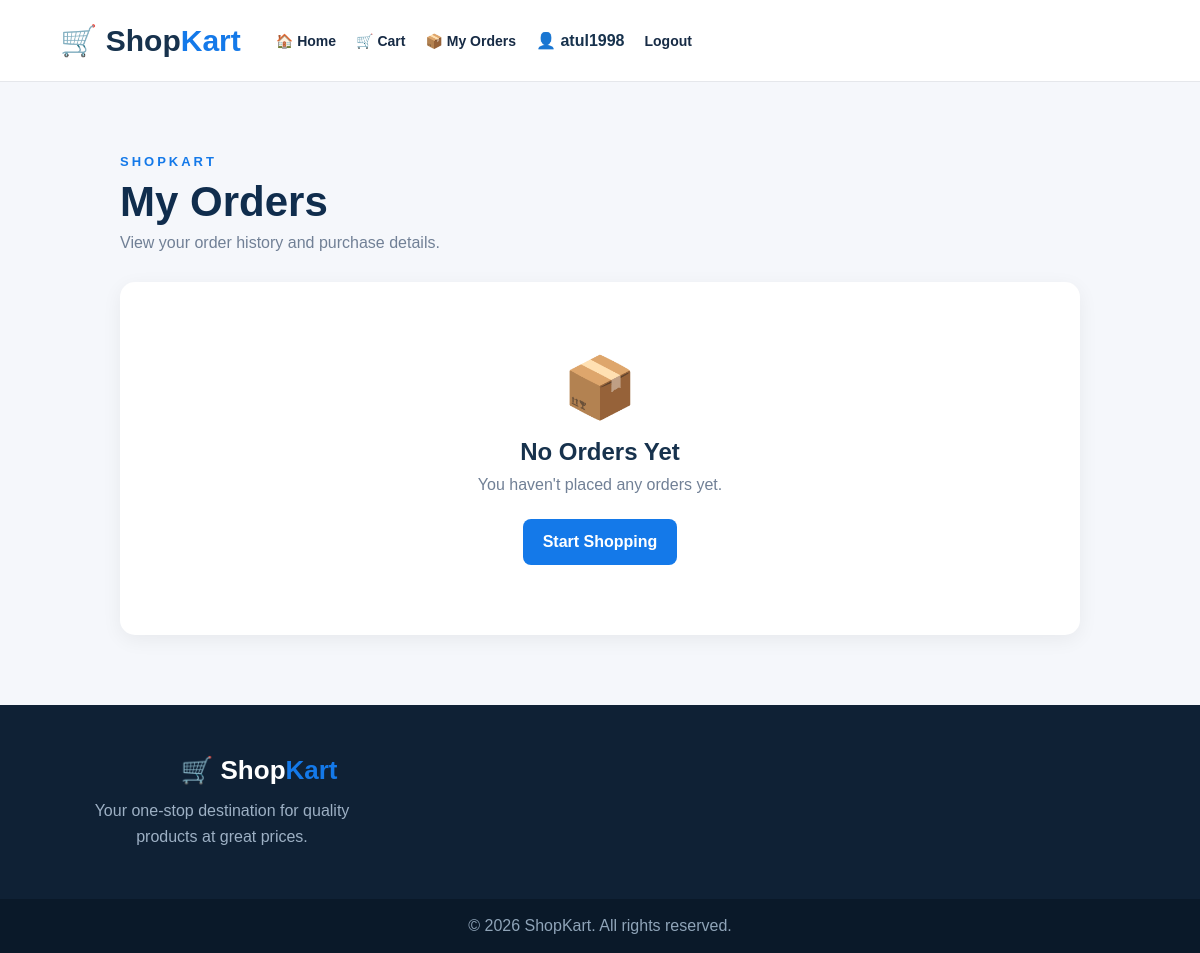
The page /orders/ (signed in) on the database as committed earlier.
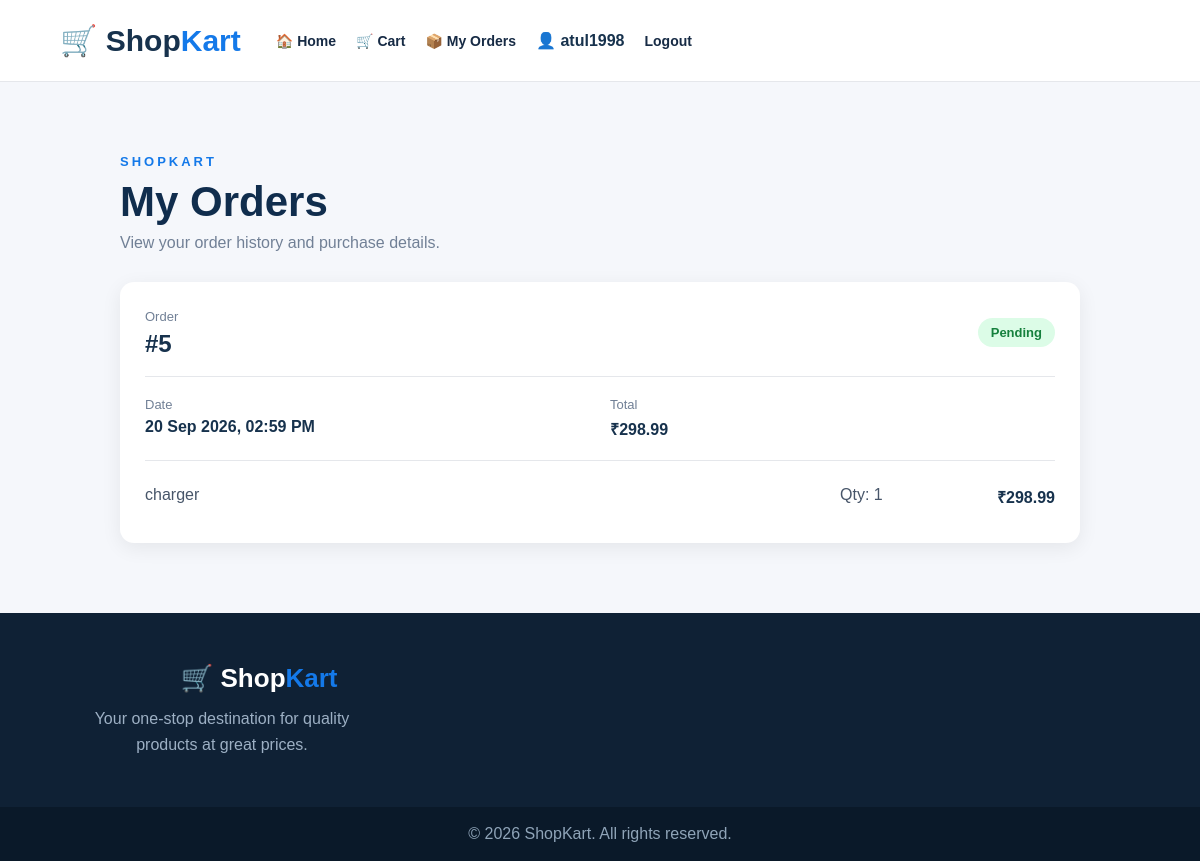
The same page on the database as committed later.
### store/models.py (models this page shows, shortened)
class Order(models.Model):
    STATUS_CHOICES = [
        ("Pending", "Pending"),
        ("Processing", "Processing"),
        ("Shipped", "Shipped"),
        ("Delivered", "Delivered"),
        ("Cancelled", "Cancelled"),
    ]
    user = models.ForeignKey(
        User,
        on_delete=models.CASCADE,
        related_name="orders"
    )
    total_amount = models.DecimalField(
        max_digits=10,
        decimal_places=2
    )
    status = models.CharField(
        max_length=20,
        choices=STATUS_CHOICES,
        default="Pending"
    )
    phone = models.CharField(
        max_length=15,
        blank=True,
        null=True
    )
    address = models.TextField(
        blank=True,
        null=True
    )
    city = models.CharField(
        max_length=100,
        blank=True,
        null=True
    )
    state = models.CharField(
        max_length=100,
        blank=True,
        null=True
    )
    pincode = models.CharField(
        max_length=6,
        blank=True,
        null=True
    )
    created_at = models.DateTimeField(
        auto_now_add=True
    )

class OrderItem(models.Model):
    order = models.ForeignKey(
        Order,
        on_delete=models.CASCADE,
        related_name="items"
    )
    product = models.ForeignKey(
        Product,
        on_delete=models.CASCADE
    )
    quantity = models.PositiveIntegerField(
        default=1
    )
    price = models.DecimalField(
        max_digits=10,
        decimal_places=2
    )

class Product(models.Model):
    category = models.ForeignKey(
        Category,
        on_delete=models.CASCADE,
        related_name="products"
    )
    name = models.CharField(
        max_length=200
    )
    slug = models.SlugField(
        unique=True
    )
    description = models.TextField()
    price = models.DecimalField(
        max_digits=10,
        decimal_places=2
    )
    image = models.URLField(
        blank=True
    )
    stock = models.PositiveIntegerField(
        default=0
    )
    available = models.BooleanField(
        default=True
    )
    created_at = models.DateTimeField(
        auto_now_add=True
    )
    class Meta:
        ordering = ["-created_at"]

### store/views.py (the view)
@login_required(login_url="store:login")
def my_orders(request):
    orders = Order.objects.filter(
        user=request.user
    ).prefetch_related(
        "items__product"
    ).order_by(
        "-created_at"
    )
    return render(
        request,
        "store/my_orders.html",
        {
            "orders": orders
        }
    )

### store/templates/store/my_orders.html (shortened to what this page needs)
{% load static %}
<!DOCTYPE html>
<html lang="en">
<head>
    <link rel="stylesheet"
          href="{% static 'css/style.css' %}">
</head>
<body>
<header class="shop-navbar">
    <div class="shop-logo">
        🛒 Shop<span>Kart</span>
    </div>
    <nav class="shop-nav">
        <a href="{% url 'store:home' %}">
            🏠 Home
        </a>
        <a href="{% url 'store:cart' %}">
            🛒 Cart
        </a>
        <a href="{% url 'store:my_orders' %}">
            📦 My Orders
        </a>
        <span class="welcome-user">
            👤 {{ user.username }}
        </span>
        <a href="{% url 'store:logout' %}">
            Logout
        </a>
    </nav>
</header>
<main class="orders-container">
    <div class="orders-header">
        <span>
            SHOPKART
        </span>
        <h1>
            My Orders
        </h1>
        <p>
            View your order history and purchase details.
        </p>
    </div>
    {% if orders %}
        <div class="orders-list">
            {% for order in orders %}
                <div class="order-card">
                    <div class="order-card-header">
                        <div>
                            <span class="order-label">
                                Order
                            </span>
                            <h2>
                                #{{ order.id }}
                            </h2>
                        </div>
                        <span class="order-status">
                            {{ order.status }}
                        </span>
                    </div>
                    <div class="order-card-info">
                        <div>
                            <span>Date</span>
                            <strong>
                                {{ order.created_at|date:"d M Y, h:i A" }}
                            </strong>
                        </div>
                        <div>
                            <span>Total</span>
                            <strong>
                                ₹{{ order.total_amount }}
                            </strong>
                        </div>
                    </div>
                    {% if order.items.all %}
                        <div class="order-products">
                            {% for item in order.items.all %}
                                <div class="order-product">
                                    <span>
                                        {{ item.product.name }}
                                    </span>
                                    <span>
                                        Qty: {{ item.quantity }}
                                    </span>
                                    <strong>
                                        ₹{{ item.price }}
                                    </strong>
                                </div>
                            {% endfor %}
                        </div>
                    {% endif %}
                </div>
            {% endfor %}
        </div>
    {% else %}
        <div class="no-orders">
            <div class="no-orders-icon">
                📦
            </div>
            <h2>
                No Orders Yet
            </h2>
            <p>
                You haven't placed any orders yet.
            </p>
            <a
                href="{% url 'store:home' %}"
                class="success-btn"
            >
                Start Shopping
            </a>
        </div>
    {% endif %}
</main>
<footer class="shop-footer">
    <div class="footer-brand">
        <h2>
            🛒 Shop<span>Kart</span>
        </h2>
        <p>
            Your one-stop destination for
            quality products at great prices.
        </p>
    </div>
</footer>
<div class="copyright">
    © 2026 ShopKart. All rights reserved.
</div>
</body>
</html>

### store/static/css/style.css (style rules this page uses)
* { margin: 0; padding: 0; box-sizing: border-box; }
body { font-family: Arial, sans-serif; background: #f5f7fb; color: #1f2937; }
footer { margin-top: 50px; padding: 25px; text-align: center; background: #111827; color: white; }
.shop-navbar { min-height: 82px; background: white; display: flex; align-items: center; gap: 35px; padding: 15px 5%; border-bottom: 1px solid #e5e7eb; }
.shop-logo { font-size: 30px; font-weight: 800; color: #17324d; white-space: nowrap; }
.shop-logo span:last-child { color: #1479e9; }
.shop-nav { display: flex; align-items: center; gap: 20px; white-space: nowrap; }
.shop-nav a { color: #172b45; text-decoration: none; font-weight: 600; font-size: 14px; }
.welcome-user { color: #17324d; font-weight: 600; }
.shop-footer { background: #0f2135; color: white; padding: 50px 6%; display: grid; grid-template-columns: 2fr 1fr 1fr 1fr; gap: 40px; }
.footer-brand h2 { font-size: 26px; }
.footer-brand h2 span { color: #1479e9; }
.footer-brand p { color: #9db0c4; line-height: 1.6; margin-top: 12px; max-width: 300px; }
.copyright { background: #0a1929; color: #8fa4b8; text-align: center; padding: 18px; }
.orders-container { max-width: 1000px; margin: 50px auto; padding: 20px; }
.orders-header { margin-bottom: 30px; }
.orders-header > span { color: #1479e9; font-size: 13px; font-weight: 700; letter-spacing: 3px; }
.orders-header h1 { color: #102d4d; font-size: 42px; margin: 8px 0; }
.orders-header p { color: #718096; }
.orders-list { display: flex; flex-direction: column; gap: 20px; }
.order-card { background: white; padding: 25px; border-radius: 14px; box-shadow: 0 5px 20px rgba(0, 0, 0, 0.07); }
.order-card-header { display: flex; justify-content: space-between; align-items: center; padding-bottom: 18px; border-bottom: 1px solid #e5e7eb; }
.order-label { color: #718096; font-size: 13px; }
.order-card-header h2 { margin-top: 5px; color: #17324d; }
.order-status { padding: 7px 13px; border-radius: 20px; background: #dcfce7; color: #15803d; font-size: 13px; font-weight: 700; }
.order-card-info { display: grid; grid-template-columns: 1fr 1fr; gap: 20px; padding: 20px 0; }
.order-card-info span { display: block; color: #718096; font-size: 13px; margin-bottom: 6px; }
.order-card-info strong { color: #17324d; }
.order-products { border-top: 1px solid #e5e7eb; padding-top: 15px; }
.order-product { display: grid; grid-template-columns: 1fr 100px 100px; gap: 15px; padding: 10px 0; color: #475569; }
.order-product strong { text-align: right; color: #17324d; }

Rows that differ between the two databases and show on the page:
added Order: id "5", status "Pending", created_at "20 Sep 2026, 02:59 PM", total_amount "298.99"
added OrderItem: product.name "charger", quantity "1", price "298.99"
Other text that changed with them:
text no longer shown: "📦 No Orders Yet You haven't placed any orders yet. Start Shopping"
